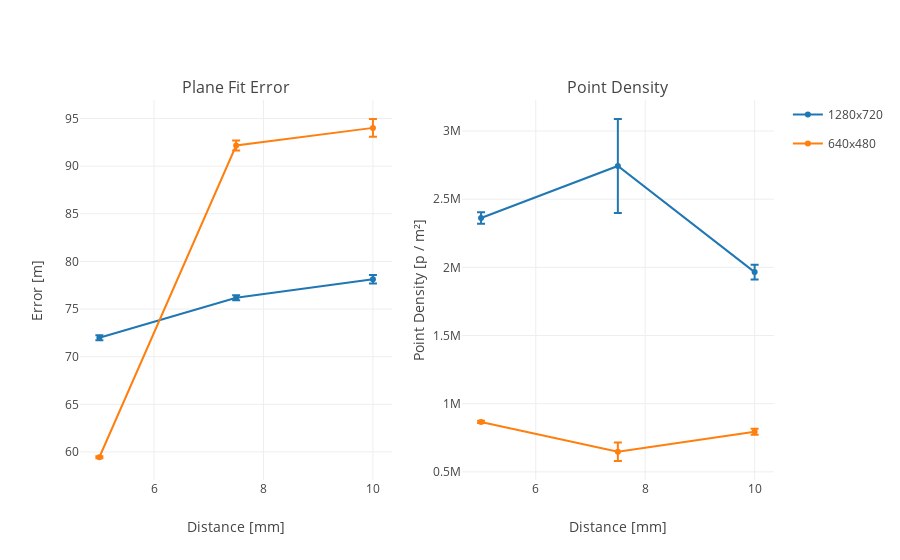

Here is the notebook cell this chart was saved with:
### Code cell
%store -r pcDataFar02
plotPlaneData(pcDataFar02, 'Plan Fitting Far - Dataset 01')

### Figure 1 — Plotly figure (JSON) as saved in the notebook; plotly's stock layout.template omitted (floating-point values rounded to 4 significant figures)
{"data": [{"error_y": {"array": [0.2561, 0.2668, 0.4397], "color": "rgb(31, 119, 180)", "symmetric": true, "type": "data", "visible": true}, "legendgroup": "1280x720", "line": {"color": "rgb(31, 119, 180)"}, "name": "1280x720", "showlegend": true, "type": "scatter", "x": [5, 7.5, 10], "xaxis": "x1", "y": [71.99, 76.19, 78.13], "yaxis": "y1"}, {"error_y": {"array": [0.1165, 0.5151, 0.9321], "color": "rgb(255, 127, 14)", "symmetric": true, "type": "data", "visible": true}, "legendgroup": "640x480", "line": {"color": "rgb(255, 127, 14)"}, "name": "640x480", "showlegend": true, "type": "scatter", "x": [5, 7.5, 10], "xaxis": "x1", "y": [59.44, 92.16, 94.02], "yaxis": "y1"}, {"error_y": {"array": [42140.0, 344500.0, 53560.0], "color": "rgb(31, 119, 180)", "symmetric": true, "type": "data", "visible": true}, "legendgroup": "1280x720", "line": {"color": "rgb(31, 119, 180)"}, "name": "1280x720", "showlegend": false, "type": "scatter", "x": [5, 7.5, 10], "xaxis": "x2", "y": [2362000.0, 2744000.0, 1965000.0], "yaxis": "y2"}, {"error_y": {"array": [8247.0, 68090.0, 22490.0], "color": "rgb(255, 127, 14)", "symmetric": true, "type": "data", "visible": true}, "legendgroup": "640x480", "line": {"color": "rgb(255, 127, 14)"}, "name": "640x480", "showlegend": false, "type": "scatter", "x": [5, 7.5, 10], "xaxis": "x2", "y": [865800.0, 647700.0, 794500.0], "yaxis": "y2"}], "layout": {"annotations": [{"font": {"size": 16}, "showarrow": false, "text": "Plane Fit Error", "x": 0.225, "xanchor": "center", "xref": "paper", "y": 1, "yanchor": "bottom", "yref": "paper"}, {"font": {"size": 16}, "showarrow": false, "text": "Point Density", "x": 0.775, "xanchor": "center", "xref": "paper", "y": 1, "yanchor": "bottom", "yref": "paper"}], "xaxis1": {"anchor": "y1", "domain": [0, 0.45], "title": "Distance [mm]"}, "xaxis2": {"anchor": "y2", "domain": [0.55, 1], "title": "Distance [mm]"}, "yaxis1": {"anchor": "x1", "domain": [0, 1], "title": "Error [m]"}, "yaxis2": {"anchor": "x2", "domain": [0, 1], "title": "Point Density [p / m²]"}}}
